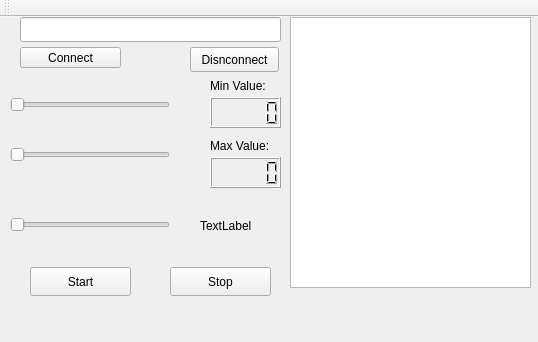
<?xml version="1.0" encoding="UTF-8"?>
<ui version="4.0">
 <class>MainWindow</class>
 <widget class="QMainWindow" name="MainWindow">
  <property name="geometry">
   <rect>
    <x>0</x>
    <y>0</y>
    <width>538</width>
    <height>342</height>
   </rect>
  </property>
  <property name="windowTitle">
   <string>MainWindow</string>
  </property>
  <widget class="QWidget" name="centralWidget">
   <widget class="QPushButton" name="StartButton">
    <property name="geometry">
     <rect>
      <x>30</x>
      <y>250</y>
      <width>101</width>
      <height>29</height>
     </rect>
    </property>
    <property name="text">
     <string>Start</string>
    </property>
   </widget>
   <widget class="QLCDNumber" name="MinLcd">
    <property name="geometry">
     <rect>
      <x>210</x>
      <y>80</y>
      <width>71</width>
      <height>31</height>
     </rect>
    </property>
   </widget>
   <widget class="QLCDNumber" name="MaxLcd">
    <property name="geometry">
     <rect>
      <x>210</x>
      <y>140</y>
      <width>71</width>
      <height>31</height>
     </rect>
    </property>
   </widget>
   <widget class="QSlider" name="Maxslider">
    <property name="geometry">
     <rect>
      <x>10</x>
      <y>130</y>
      <width>160</width>
      <height>16</height>
     </rect>
    </property>
    <property name="orientation">
     <enum>Qt::Horizontal</enum>
    </property>
   </widget>
   <widget class="QSlider" name="Minslider">
    <property name="geometry">
     <rect>
      <x>10</x>
      <y>80</y>
      <width>160</width>
      <height>16</height>
     </rect>
    </property>
    <property name="orientation">
     <enum>Qt::Horizontal</enum>
    </property>
   </widget>
   <widget class="QPushButton" name="DisconnectButton">
    <property name="geometry">
     <rect>
      <x>190</x>
      <y>30</y>
      <width>89</width>
      <height>25</height>
     </rect>
    </property>
    <property name="text">
     <string>Disnconnect</string>
    </property>
   </widget>
   <widget class="QSlider" name="horizontalSlider">
    <property name="geometry">
     <rect>
      <x>10</x>
      <y>200</y>
      <width>160</width>
      <height>16</height>
     </rect>
    </property>
    <property name="orientation">
     <enum>Qt::Horizontal</enum>
    </property>
   </widget>
   <widget class="QLineEdit" name="lineEdit">
    <property name="geometry">
     <rect>
      <x>20</x>
      <y>0</y>
      <width>261</width>
      <height>25</height>
     </rect>
    </property>
   </widget>
   <widget class="QLabel" name="label">
    <property name="geometry">
     <rect>
      <x>210</x>
      <y>60</y>
      <width>67</width>
      <height>17</height>
     </rect>
    </property>
    <property name="text">
     <string>Min Value:</string>
    </property>
   </widget>
   <widget class="QLabel" name="label_2">
    <property name="geometry">
     <rect>
      <x>210</x>
      <y>120</y>
      <width>67</width>
      <height>17</height>
     </rect>
    </property>
    <property name="text">
     <string>Max Value:</string>
    </property>
   </widget>
   <widget class="QPushButton" name="ConnectButton">
    <property name="geometry">
     <rect>
      <x>20</x>
      <y>30</y>
      <width>101</width>
      <height>21</height>
     </rect>
    </property>
    <property name="text">
     <string>Connect</string>
    </property>
   </widget>
   <widget class="QPushButton" name="StopButton">
    <property name="geometry">
     <rect>
      <x>170</x>
      <y>250</y>
      <width>101</width>
      <height>29</height>
     </rect>
    </property>
    <property name="text">
     <string>Stop</string>
    </property>
   </widget>
   <widget class="QTextBrowser" name="textBrowser">
    <property name="geometry">
     <rect>
      <x>290</x>
      <y>0</y>
      <width>241</width>
      <height>271</height>
     </rect>
    </property>
   </widget>
   <widget class="QLabel" name="timelabel">
    <property name="geometry">
     <rect>
      <x>200</x>
      <y>200</y>
      <width>67</width>
      <height>17</height>
     </rect>
    </property>
    <property name="text">
     <string>TextLabel</string>
    </property>
   </widget>
  </widget>
  <widget class="QMenuBar" name="menuBar">
   <property name="geometry">
    <rect>
     <x>0</x>
     <y>0</y>
     <width>538</width>
     <height>22</height>
    </rect>
   </property>
  </widget>
  <widget class="QToolBar" name="mainToolBar">
   <attribute name="toolBarArea">
    <enum>TopToolBarArea</enum>
   </attribute>
   <attribute name="toolBarBreak">
    <bool>false</bool>
   </attribute>
  </widget>
 </widget>
 <layoutdefault spacing="6" margin="11"/>
 <resources/>
 <connections>
  <connection>
   <sender>Minslider</sender>
   <signal>valueChanged(int)</signal>
   <receiver>MinLcd</receiver>
   <slot>display(int)</slot>
   <hints>
    <hint type="sourcelabel">
     <x>153</x>
     <y>129</y>
    </hint>
    <hint type="destinationlabel">
     <x>241</x>
     <y>140</y>
    </hint>
   </hints>
  </connection>
  <connection>
   <sender>Maxslider</sender>
   <signal>valueChanged(int)</signal>
   <receiver>MaxLcd</receiver>
   <slot>display(int)</slot>
   <hints>
    <hint type="sourcelabel">
     <x>112</x>
     <y>177</y>
    </hint>
    <hint type="destinationlabel">
     <x>235</x>
     <y>199</y>
    </hint>
   </hints>
  </connection>
 </connections>
</ui>
